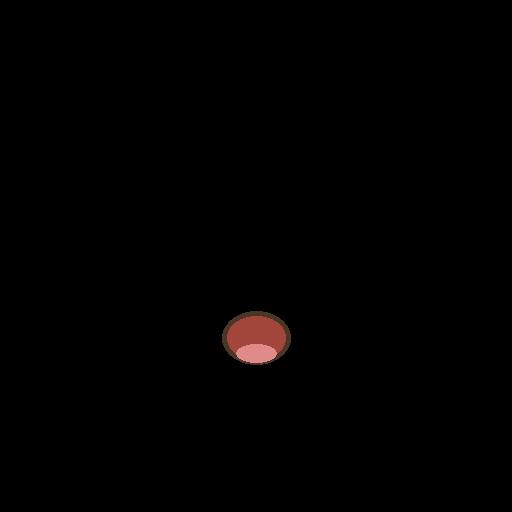
#> input picture docs/characters/boy/mouth_A.png, 512 x 512 px, given in place of eye_L_open.png, which was not available; the run also reads 1 picture not shown here
$ python derive_sprites.py
#> lines starting #> are read from the running program, lines starting #| are printed output that depends on the picture; pictures that were not available may be replaced by others from this repository, and a replacement may not be noted
"""Derive half-eye and smile sprites by geometric transforms of EXISTING sprites.

No new artwork is generated (CLAUDE.md rule) — half-eye is a vertical squash of
the open eye, smile is a corner-lift remap of the closed mouth. Both are
mechanical warps of the user's own drawing.

Usage: PYTHONPATH= .venv/bin/python scripts/derive_sprites.py assets/sprites/pig
       (PYTHONPATH= guards against unrelated site packages, e.g. a sourced ROS env)
"""
from __future__ import annotations

import json
import sys
from pathlib import Path

import cv2
import numpy as np

SQUASH = 0.45       # half-eye: keep this fraction of the eye height (lid comes down)
SMILE_AMP_FRAC = 0.10  # smile: corner lift as a fraction of mouth-content width
FILL_DARKEN = 0.72  # viseme interior darkening (reads as mouth depth)


def bbox_of(alpha: np.ndarray) -> tuple[int, int, int, int]:
    ys, xs = np.where(alpha > 0)
    return xs.min(), ys.min(), xs.max() + 1, ys.max() + 1


def derive_half_eye(open_path: Path, out_path: Path) -> None:
    img = cv2.imread(str(open_path), cv2.IMREAD_UNCHANGED)
#> img is the input picture: shape (512, 512, 4); mean B, G, R, A 0.8, 0.9, 1.7, 2.8
    x0, y0, x1, y1 = bbox_of(img[:, :, 3])
#> in bbox_of, `ys, xs = np.where(alpha > 0)`: ys = 2922 values from 311 to 364; xs = 2922 values, max 290 at index 1184, min 222 at index 1116, mean 256
#> x0 = 222; y0 = 311; x1 = 291; y1 = 365
    content = img[y0:y1, x0:x1]
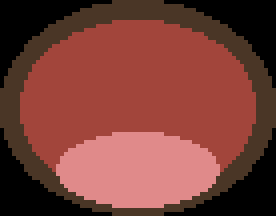
#> content: shape (54, 69, 4) (shown 4 times larger); mean B, G, R, A 54.9, 62.3, 119.3, 200
    new_h = max(2, int(round((y1 - y0) * SQUASH)))
#> new_h = 24
    squashed = cv2.resize(content, (x1 - x0, new_h), interpolation=cv2.INTER_AREA)
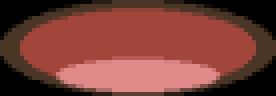
#> squashed: shape (24, 69, 4) (shown 4 times larger); mean B, G, R, A 54.9, 62.3, 119.3, 200
    out = np.zeros_like(img)
    out[y1 - new_h:y1, x0:x1] = squashed  # anchor at the bottom: lid closes from the top
    cv2.imwrite(str(out_path), out)


def derive_smile(closed_path: Path, out_path: Path) -> None:
    img = cv2.imread(str(closed_path), cv2.IMREAD_UNCHANGED)
    x0, y0, x1, y1 = bbox_of(img[:, :, 3])
    cx, half_w = (x0 + x1) / 2, max(1.0, (x1 - x0) / 2)
    amp = (x1 - x0) * SMILE_AMP_FRAC

    # Column-wise integer lift: 0 at the center, `amp` px at the corners.
    # (Pure numpy — cv2 5.x remap scatters NaN into float sprites.)
    out = np.zeros_like(img)
    for x in range(x0, x1):
        t = min(1.0, abs(x - cx) / half_w)
        shift = int(round(amp * t * t))
        out[:, x] = np.roll(img[:, x], -shift, axis=0)
        if shift:
            out[-shift:, x] = 0
    cv2.imwrite(str(out_path), out)


# Auto viseme derivation: the character's own closed-mouth stroke becomes the
# lips; the opened interior is filled procedurally with the manifest's
# mouthStyle colors (same convention the user's default character already uses).
# drop/wx are fractions of the closed-mouth content width.
VISEMES = {
    "A": dict(drop=0.62, wx=0.85, teeth=0.00, tongue=0.35),
    "E": dict(drop=0.30, wx=1.10, teeth=0.22, tongue=0.00),
    "I": dict(drop=0.15, wx=1.05, teeth=0.30, tongue=0.00),
    "O": dict(drop=0.45, wx=0.70, teeth=0.00, tongue=0.30),
    "U": dict(drop=0.26, wx=0.55, teeth=0.00, tongue=0.00),
}


def _hex_bgr(h: str) -> tuple[int, int, int]:
    h = h.lstrip("#")
    return int(h[4:6], 16), int(h[2:4], 16), int(h[0:2], 16)


# [90 lines left out: functions _place, make_procedural_closed, derive_mouth_set, not called in this run]


def main() -> int:
    d = Path(sys.argv[1] if len(sys.argv) > 1 else "assets/sprites/pig")
    if "--auto-mouths" in sys.argv:
        out = Path(sys.argv[sys.argv.index("--auto-mouths") + 1])
        if (out / "mouth_A.png").exists() and "--force" not in sys.argv:
            print(f"refusing to overwrite existing viseme set in {out} (use --force)")
            return 1
        if not (d / "mouth_closed.png").exists():
            make_procedural_closed(d / "manifest.json", d / "mouth_closed.png")
            print("synthesized mouth_closed.png (manifest proceduralMouth: true)")
        derive_mouth_set(d / "mouth_closed.png", d / "manifest.json", out)
        print(f"wrote auto viseme set to {out}")
        return 0
    for side in ("L", "R"):
        derive_half_eye(d / f"eye_{side}_open.png", d / f"eye_{side}_half.png")
        print(f"wrote eye_{side}_half.png")
#> pass 2 of the loop in main, `for side in ("L", "R"):`:
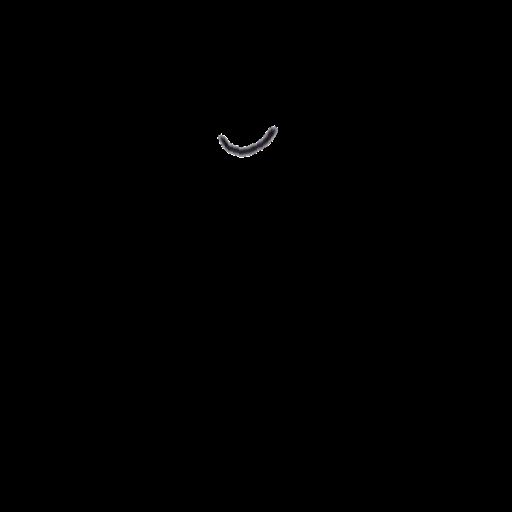
#> input picture docs/characters/pig/mouth_smile.png, 512 x 512 px, given in place of eye_R_open.png, which was not available
#> in derive_half_eye, img is the input picture: shape (512, 512, 4); mean B, G, R, A 0.3, 0.3, 0.3, 0.3
#> in derive_half_eye (call 2), `x0, y0, x1, y1 = bbox_of(img[:, :, 3])`: x0 = 217; y0 = 125; x1 = 278; y1 = 158
#> in derive_half_eye (call 2), `content = img[y0:y1, x0:x1]`:
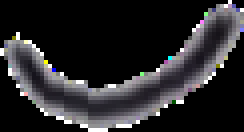
#> content: shape (33, 61, 4) (shown 4 times larger); mean B, G, R, A 42.5, 40.2, 41.1, 44.5
#> new_h = 15
    derive_smile(d / "mouth_closed.png", d / "mouth_smile.png")
#> in derive_smile, `x0, y0, x1, y1 = bbox_of(img[:, :, 3])`: x0 = 217; y0 = 125; x1 = 278; y1 = 158
#> in derive_smile, `cx, half_w = (x0 + x1) / 2, max(1.0, (x1 - x0) / 2)`: cx = 247.5; half_w = 30.5
#> in derive_smile, `amp = (x1 - x0) * SMILE_AMP_FRAC`: amp = 6.1
#> the loop in derive_smile, `for x in range(x0, x1):` made 61 passes
#> (t, shift) on passes 1 to 12: (1, 6), (0.967, 6), (0.934, 5), (0.902, 5), (0.869, 5), (0.836, 4), (0.803, 4), (0.77, 4), (0.738, 3), (0.705, 3), (0.672, 3), (0.639, 2)
    print("wrote mouth_smile.png")
    return 0


if __name__ == "__main__":
    raise SystemExit(main())
#> (the program exits here)
